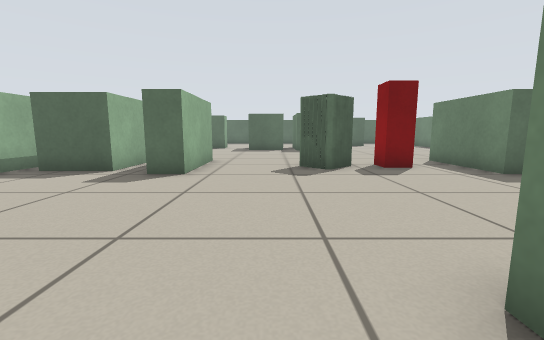
[1] (above)

18 first-person views from a walk through a world built for the Player/Stage simulator. The camera is 0.51 m above the floor, tilts 8° down and sees 90° across. The lines on the ground mark 1 m squares. The floor is counted in squares, 0.5 m on a side. Each view is taken from the middle of a square. On the plan, view 1 faces up. The plan holds only what a view shows up to about 11 squares ahead; the rest is blank. The robots in the file are not drawn.

[2]
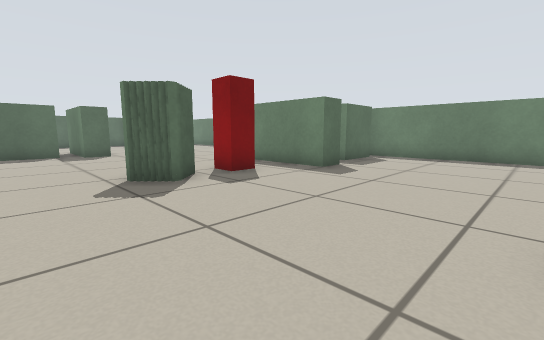

[3]
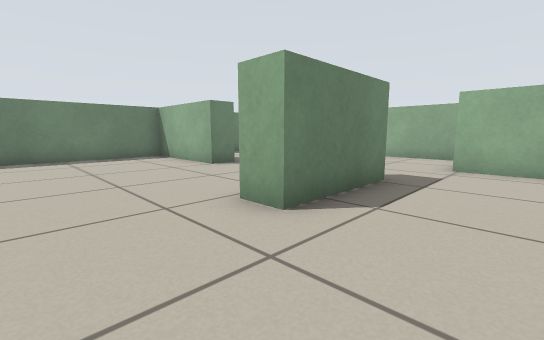

[4]
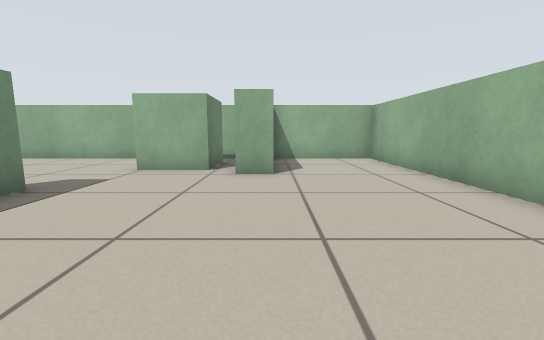

[5]
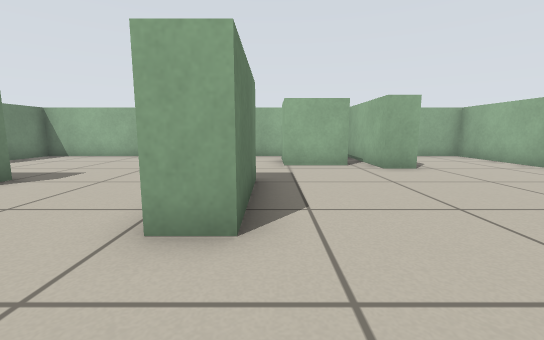

[6]
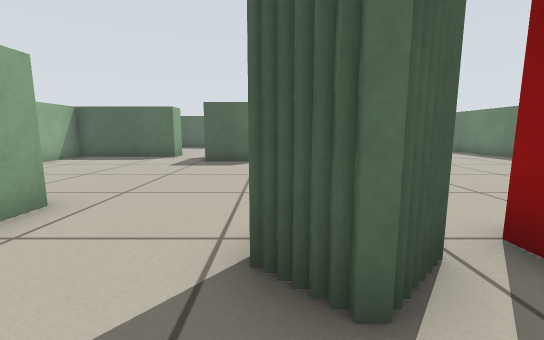

[7]
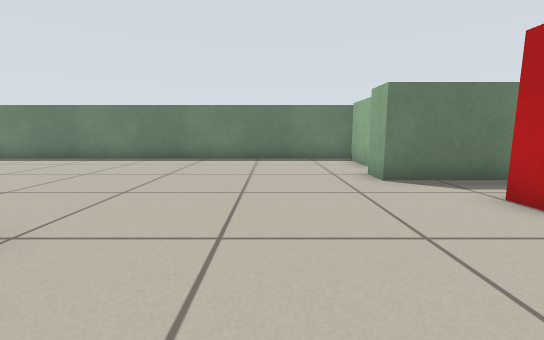

[8]
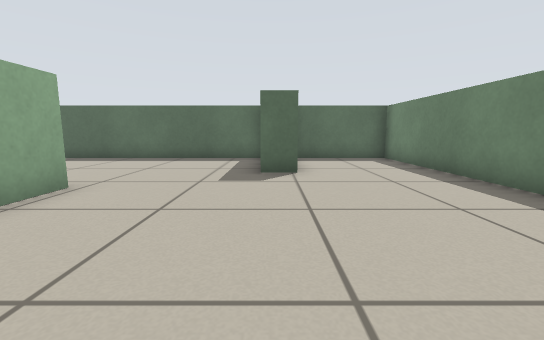

[9]
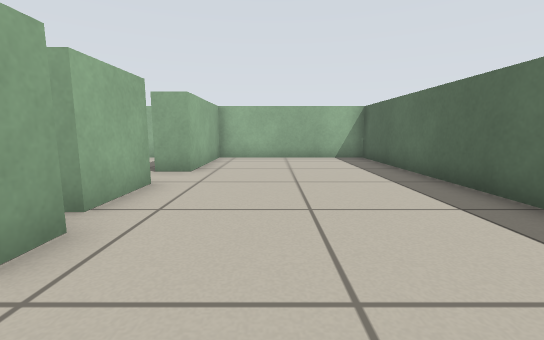

[10]
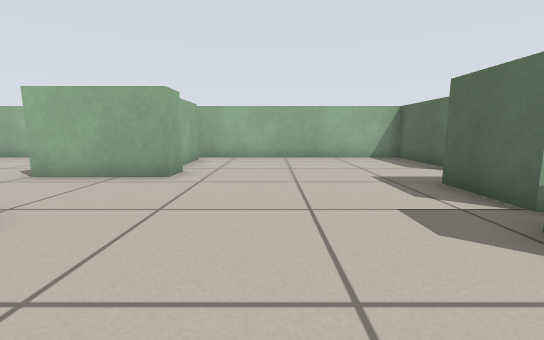

[11]
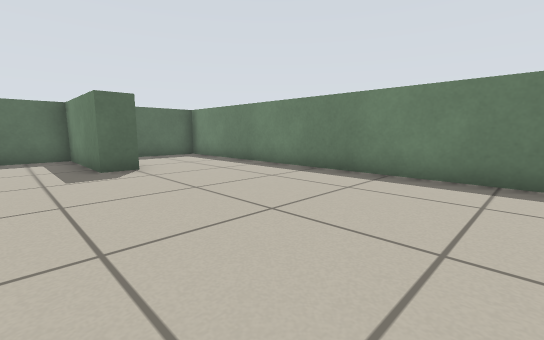

[12]
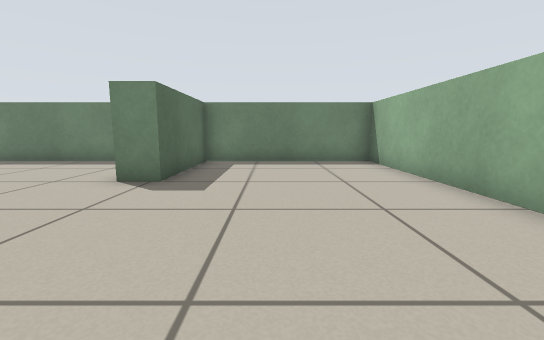

[13]
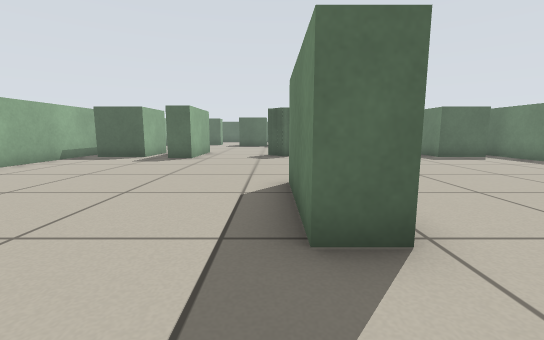

[14]
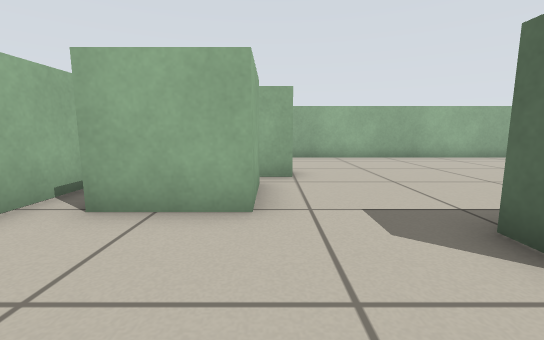

[15]
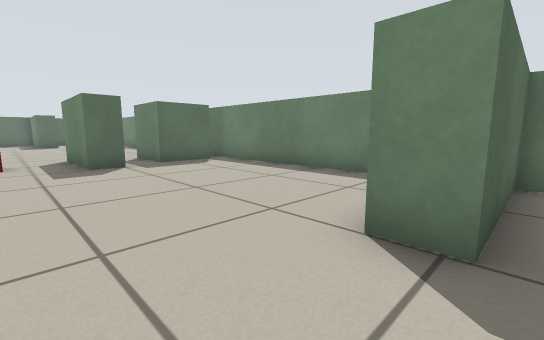

[16]
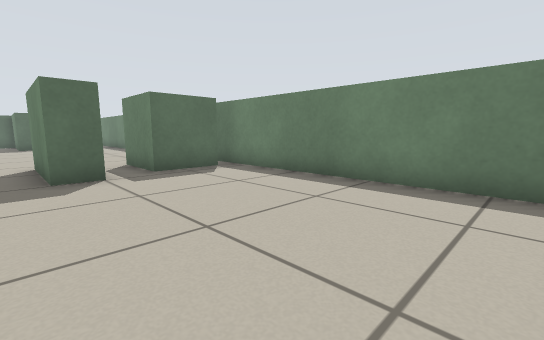

[17]
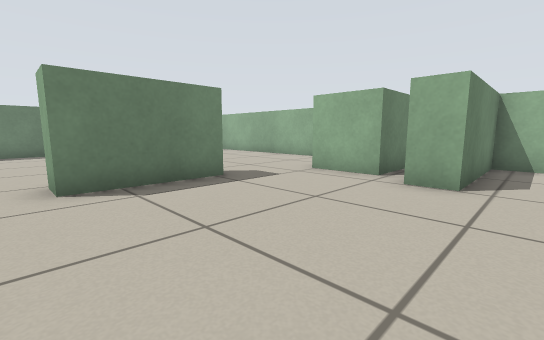

[18]
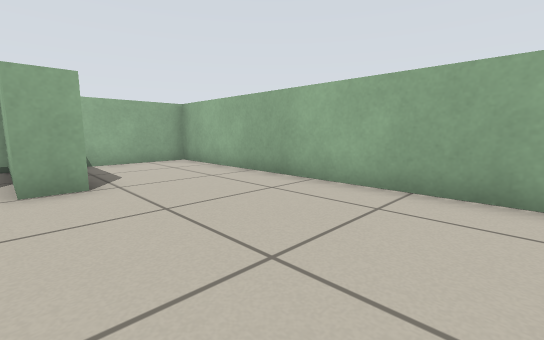

### Floor plan
Points are (right, up) in squares from view 1. A wall is a line through its corners. A room is listed if a view was taken in it or the views show most of it. See-through windows are left out.
Room 1 (views 1, 2, 3, 4, 5, 6, 7, 8, 9, 10, 11, 12, 13, 14, 15, 16, 17, 18)
walls: (1.9, 7.3) (1.3, 7.3) (1.3, 7.8); (0.8, 7.8) (0.8, 8.2); (6.6, 6.5) (5.6, 6.5) (5.6, 9.7) (6.6, 9.7); (-3.1, 9.7) (-2.1, 9.7) (-2.1, 6.5) (-3.1, 6.5); (2.1, 14.7) (1.3, 14.7) (1.3, 15.4); (9.8, 7) (7.8, 7) (7.8, 9.2) (9.8, 9.2); (-4.1, 7) (-6.1, 7); (0.8, 15.4) (-1.4, 15.4); (-6.1, 9.2) (-4.1, 9.2); (2.4, -1.7) (1.3, -1.7) (1.3, 1.4) (2.4, 1.4); (2.3, 18) (2.3, 16.6); (1.2, 17.9) (2, 17.9); (-1.4, 17.6) (0.8, 17.6); (10.4, -0.5) (10.4, 23.6) (7, 23.6); (6.8, 19.7) (5.6, 19.7) (5.6, 23.6) (-6.8, 23.6) (-6.8, 17.9) (-2.9, 17.9) (-2.9, 17) (-6.8, 17) (-6.8, -7.4) (-3, -7.4) (-3, -3.5) (-2.1, -3.5) (-2.1, -7.4) (10.4, -7.4) (10.4, -1.7) (6.5, -1.7) (6.5, -0.8) (10, -0.8); (-1.3, -4.3) (0.6, -4.3) (0.6, -6.5)
objects: red box (3, 8) to (4, 8)

Where each view was taken, in squares from view 1:
view 1: 0 up, 0 right, facing up
view 2: 2 up, 1 left, facing up-right
view 3: 4 up, 1 left, facing down-right
view 4: 3 up, 3 left, facing down
view 5: 4 up, 1 right, facing down
view 6: 6 up, 1 right, facing up
view 7: 12 up, 0 right, facing right
view 8: 13 up, 6 right, facing up
view 9: 20 up, 4 right, facing left
view 10: 12 up, 4 right, facing left
view 11: 12 up, 4 right, facing up-right
view 12: 4 down, 1 right, facing right
view 13: 4 down, 1 right, facing up
view 14: 4 down, 4 right, facing left
view 15: 2 down, 4 right, facing up-right
view 16: 0 up, 5 right, facing up-right
view 17: 2 up, 4 left, facing down-right
view 18: 2 up, 2 left, facing down-left
